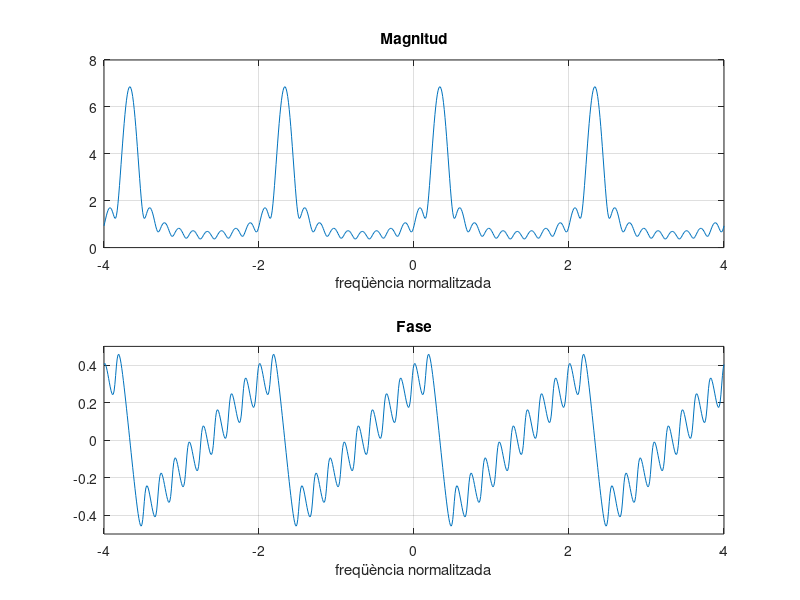

The MATLAB source for this figure:
clear all;
close all;

n = 0:10; 
x =(0.9*exp(j*pi/3)).^n;
k = -400:400; omega = (pi/100)*k;
X = x * (exp(-j*pi/100)).^(n'*k);

subplot(2,1,1);
plot(omega/pi,abs(X));
xlabel('freqüència normalitzada'); title('Magnitud'); grid;
axis([-4,4,0,8]);

subplot(2,1,2);
plot(omega/pi,angle(X)/pi);
xlabel('freqüència normalitzada'); title('Fase'); grid;
axis([-4,4,-0.5,0.5]);
